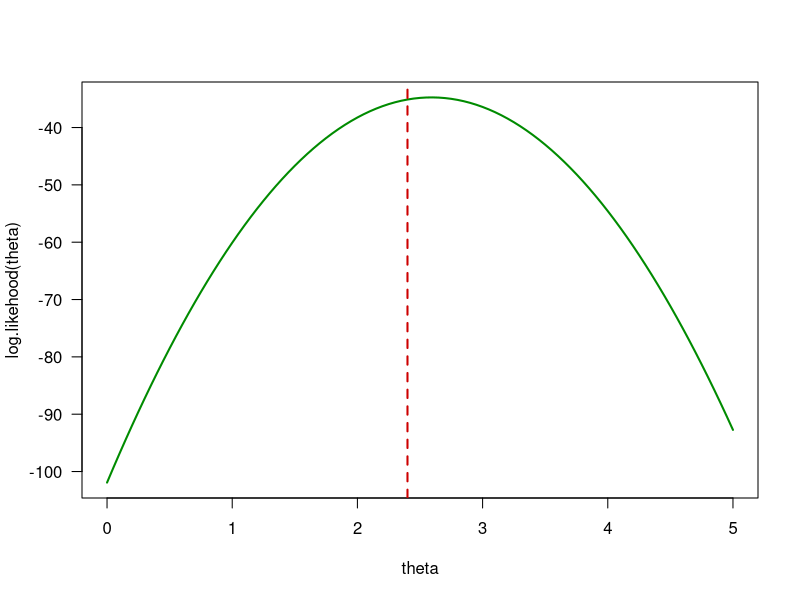

Write the R code that produced this figure. (Note: this script raises an error after producing the figure.)
## ---- chunk 1
knitr::opts_chunk$set(echo = TRUE, fig.width=8, fig.height=4)
## ---- chunk 2
set.seed(42)
x <- rnorm(n = 20, mean = 2.4)
## ---- chunk 3

m = 2.4
# commentaire
n = length(x)

# commentaire
x.bar = mean(x)
sn.2 = mean((x-x.bar)^2)

# commentaire
log.likehood = function(theta){
  -n/2 * (log(2*pi)+sn.2+ (x.bar - theta)*(x.bar-theta))
}

# commentaire
curve(log.likehood, xname = "theta", 
      col = "green4", lwd = 2,
      from = 0, to = 5, las = 1)

abline(v = m, 
       col = "red3", lwd = 2, lty = 2)
## ---- chunk 4
c(a = qnorm(0.025), b = qnorm(0.975))
## ---- chunk 5
theta = 2.4
n = 20

## commentaire
intervalle_IC <- function()
{
  x.rep <- rnorm(n, mean = theta)
  x_barre <- (1/n) * sum(x.rep)
  inf <- x_barre - 1.96/sqrt(n)
  sup <- x_barre + 1.96/sqrt(n)
  (inf < theta && theta < sup)
}

## commentaire
m = 10000
couverture.ic <- replicate(m, intervalle_IC())
## commentaire
round(mean(couverture.ic), 3)
## ---- chunk 6
theta = 2.4
n = 20

## commentaire
intervalle_IC <- function()
{
  x.rep <- rnorm(n, mean = theta)
  x_barre <- (1/n) * sum(x.rep)

  (1.9 < x_barre && x_barre < 2.9)
}

## commentaire
m = 10000
couverture.ic <- replicate(m, intervalle_IC())
## commentaire
round(mean(couverture.ic), 3)





## ---- chunk 7
x <- c(42, 99, 30 , 28,  69,  39,  17,   9,  21,  39,  49,  28,  46,  26,  27,   2,  19, 50, 117,   9,  24, 27,  23,   5,  22,  50,  23,  26,  17,  23)
## ---- chunk 8
n = length(x)
theta = n/sum(x)
theta
## ---- chunk 9
# commentaire 
sn = sum(x)
n =length(x)

# commentaire 
CI = c(qgamma(0.025,shape = n, scale=1)/sn,qgamma(0.975,shape = n, scale=1)/sn)
names(CI) <- c("inf", "sup")
round(CI, 3)
## ---- chunk 10

## ---- chunk 11
# algorithme de bootstrap
bootestim <- function()
{
  # commentaire
  x.rep <- x[sample(n, replace = TRUE)]

  # commentaire  
  1/mean(x.rep)
}

# commentaire 
theta.boot <- replicate(10000, bootestim())
## ---- chunk 12
CI = utiliser_quantile
round(CI, 3)
## ---- chunk 13
## H1 : theta < 1/25 ou theta > 1/25 ? 
## H0 : ?
## a toi de choisir

pgamma(sn, n, rate = complete_moi, lower = complete_me)
